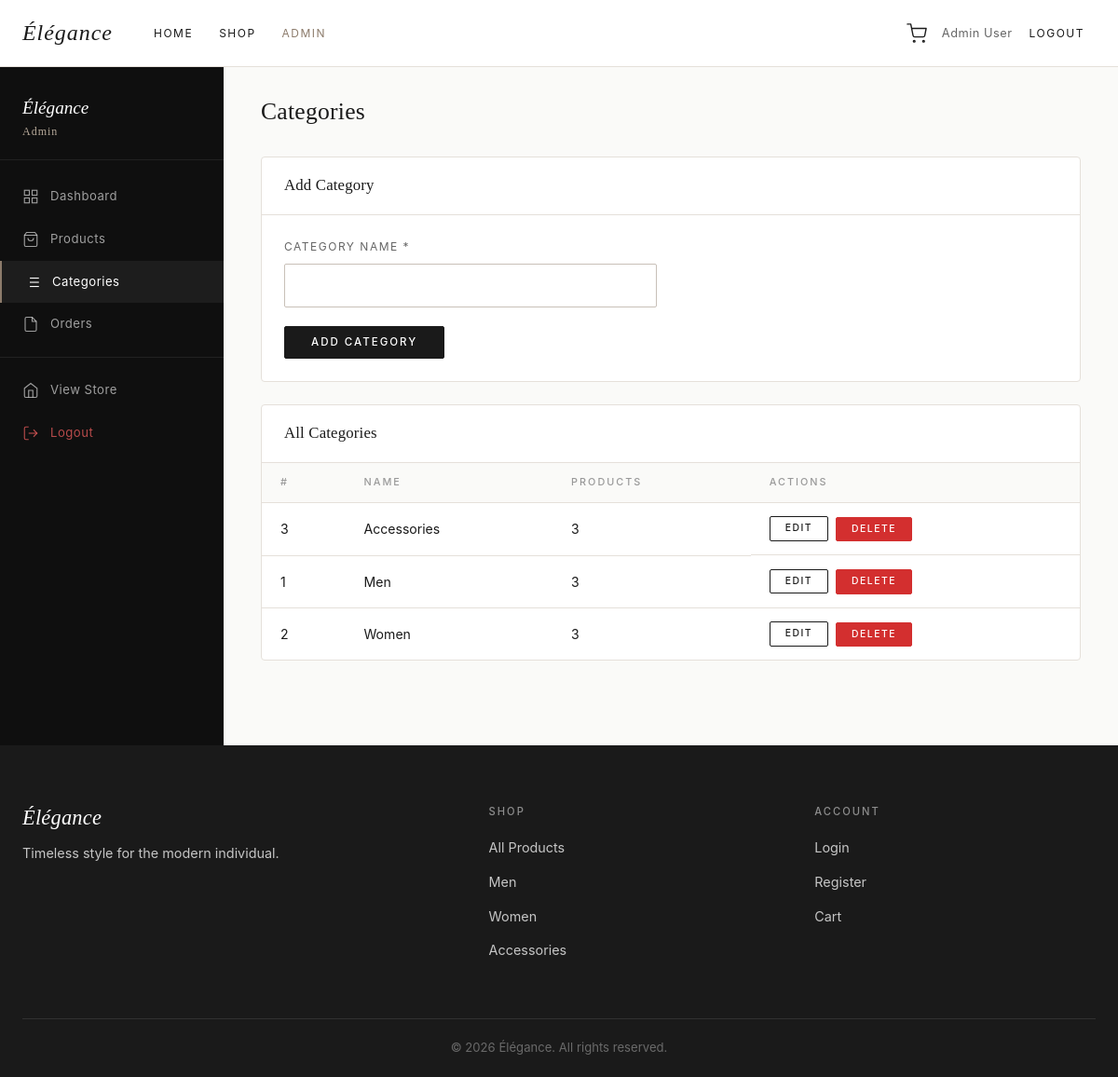
Screenshot of /admin/categories.php (signed in) with the database file from the repository.
### tables this page shows
CREATE TABLE IF NOT EXISTS categories (
    id INT AUTO_INCREMENT PRIMARY KEY,
    category_name VARCHAR(100) NOT NULL
);

### admin/categories.php (the view, shortened to what this page needs)
<?php
$pdo = getDB();
$editCat = null;
$categories = $pdo->query('SELECT c.*, COUNT(p.id) as product_count FROM categories c LEFT JOIN products p ON c.id = p.category_id GROUP BY c.id ORDER BY c.category_name')->fetchAll();
include dirname(__DIR__) . '/includes/header.php';
?>
<div class="admin-layout">
    <?php include __DIR__ . '/partials/sidebar.php'; ?>
    <div class="admin-main">
        <div class="admin-topbar">
            <h1 class="admin-page-title">Categories</h1>
        </div>
        <div class="admin-card">
            <div class="admin-card__header">
                <h2 class="admin-card__title"><?= $editCat ? 'Edit Category' : 'Add Category' ?></h2>
            </div>
            <form method="POST" action="" class="admin-form">
                <div class="form-group" style="max-width:400px">
                    <label class="form-label">Category Name *</label>
                    <input type="text" name="category_name" class="form-control"
                           value="<?= htmlspecialchars($editCat['category_name'] ?? '') ?>" required>
                </div>
                <button type="submit" class="btn btn--primary">
                    <?= $editCat ? 'Update Category' : 'Add Category' ?>
                </button>
            </form>
        </div>
        <div class="admin-card">
            <div class="admin-card__header">
                <h2 class="admin-card__title">All Categories</h2>
            </div>
            <div class="admin-table-wrap">
                <table class="admin-table">
                    <thead>
                        <tr>
                            <th>#</th>
                            <th>Name</th>
                            <th>Products</th>
                            <th>Actions</th>
                        </tr>
                    </thead>
                    <tbody>
                        <?php if (empty($categories)): ?>
                        <tr><td colspan="4" class="admin-table__empty">No categories yet.</td></tr>
                        <?php else: ?>
                        <?php foreach ($categories as $cat): ?>
                        <tr>
                            <td><?= $cat['id'] ?></td>
                            <td><?= htmlspecialchars($cat['category_name']) ?></td>
                            <td><?= $cat['product_count'] ?></td>
                            <td class="admin-table__actions">
                                <a href="?action=edit&id=<?= $cat['id'] ?>" class="btn btn--secondary btn--sm">Edit</a>
                                <form method="POST" action="" style="display:inline"
                                      onsubmit="return confirm('Delete this category? Products will lose their category.')">
                                    <button type="submit" class="btn btn--danger btn--sm">Delete</button>
                                </form>
                            </td>
                        </tr>
                        <?php endforeach; ?>
                        <?php endif; ?>
                    </tbody>
                </table>
            </div>
        </div>
    </div>
</div>
<?php include dirname(__DIR__) . '/includes/footer.php'; ?>

### assets/css/style.css (style rules this page uses)
:root { --primary: #1a1a1a; --primary-hover: #333333; --secondary: #8c7b6b; --secondary-light: #b5a898; --white: #ffffff; --off-white: #fafaf8; --light-gray: #f8f8f8; --warm-light: #f0ede8; --border: #e5e0da; --border-dark: #c8c0b8; --text: #1a1a1a; --text-light: #666666; --text-muted: #999999; --success: #4caf50; --success-bg: #f0faf0; --error: #d32f2f; --error-bg: #fef0f0; --font-heading: Georgia, 'Times New Roman', serif; --font-body: -apple-system, BlinkMacSystemFont, 'Segoe UI', Helvetica, Arial, sans-serif; --transition: 0.25s ease; --transition-slow: 0.4s ease; --shadow-sm: 0 1px 4px rgba(0,0,0,0.06); --shadow: 0 4px 20px rgba(0,0,0,0.08); --shadow-md: 0 8px 32px rgba(0,0,0,0.12); --shadow-hover: 0 12px 48px rgba(0,0,0,0.16); --radius: 2px; --radius-md: 4px; --container-max: 1200px; --nav-height: 72px; }
*, *::before, *::after { box-sizing: border-box; margin: 0; padding: 0; }
html { scroll-behavior: smooth; -webkit-text-size-adjust: 100%; }
body { font-family: var(--font-body); font-size: 15px; line-height: 1.65; color: var(--text); background: var(--white); -webkit-font-smoothing: antialiased; -moz-osx-font-smoothing: grayscale; }
a { color: inherit; text-decoration: none; }
button { cursor: pointer; font-family: inherit; }
input, textarea, select { font-family: inherit; }
h1, h2, h3, h4, h5 { font-family: var(--font-heading); font-weight: normal; line-height: 1.25; letter-spacing: 0.01em; color: var(--primary); }
.btn { display: inline-flex; align-items: center; justify-content: center; gap: 8px; padding: 11px 28px; font-family: var(--font-body); font-size: 0.72rem; font-weight: 500; letter-spacing: 2px; text-transform: uppercase; text-align: center; border: 1px solid transparent; border-radius: var(--radius); cursor: pointer; transition: all var(--transition); white-space: nowrap; text-decoration: none; line-height: 1; }
.btn--primary { background: var(--primary); color: var(--white); border-color: var(--primary); }
.btn--secondary { background: transparent; color: var(--primary); border-color: var(--primary); }
.btn--danger { background: var(--error); color: var(--white); border-color: var(--error); }
.btn--sm { padding: 7px 16px; font-size: 0.65rem; letter-spacing: 1.5px; }
.form-group { margin-bottom: 20px; }
.form-label { display: block; font-size: 0.75rem; letter-spacing: 1.5px; text-transform: uppercase; color: var(--text-light); margin-bottom: 8px; }
.form-control { display: block; width: 100%; padding: 11px 14px; font-size: 0.95rem; color: var(--primary); background: var(--white); border: 1px solid var(--border-dark); border-radius: var(--radius); transition: border-color var(--transition), box-shadow var(--transition); line-height: 1.5; outline: none; }
.admin-layout { display: flex; min-height: calc(100vh - var(--nav-height)); }
.admin-main { flex: 1; padding: 32px 40px; background: var(--off-white); overflow-x: auto; }
.admin-topbar { display: flex; align-items: center; justify-content: space-between; margin-bottom: 32px; }
.admin-page-title { font-size: 1.6rem; }
.admin-card { background: var(--white); border: 1px solid var(--border); border-radius: var(--radius-md); margin-bottom: 24px; overflow: hidden; }
.admin-card__header { display: flex; align-items: center; justify-content: space-between; padding: 20px 24px; border-bottom: 1px solid var(--border); }
.admin-card__title { font-size: 1.05rem; }
.admin-table-wrap { overflow-x: auto; }
.admin-table { width: 100%; border-collapse: collapse; font-size: 0.88rem; }
.admin-table th { padding: 12px 20px; text-align: left; font-size: 0.68rem; letter-spacing: 2px; text-transform: uppercase; color: var(--text-muted); font-weight: 500; font-family: var(--font-body); background: var(--off-white); border-bottom: 1px solid var(--border); }
.admin-table td { padding: 14px 20px; border-bottom: 1px solid var(--border); vertical-align: middle; }
.admin-table tr:last-child td { border-bottom: none; }
.admin-table__actions { display: flex; gap: 8px; align-items: center; }
.admin-form { padding: 24px; }

### rows the page displays
categories: id "3", category_name "Accessories", product_count "3"
categories: id "1", category_name "Men", product_count "3"
categories: id "2", category_name "Women", product_count "3"

### other values shown
$_SESSION['full_name'] "Admin User"
